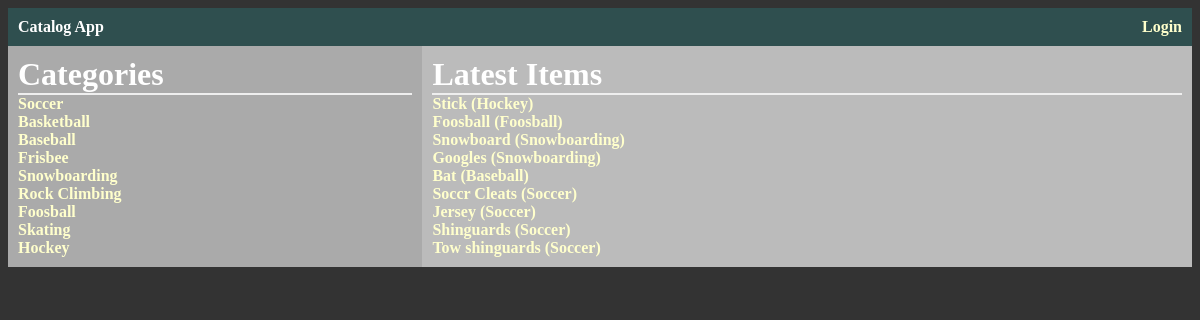
/catalog, run on the app's committed database.
### database_setup.py (models this page shows, shortened)
class Category(Base):
    __tablename__ = 'category'
    id = Column(Integer, primary_key=True)
    name = Column(String(250), nullable=False)
    user_id = Column(Integer, ForeignKey('user.id'))
    user = relationship(User)

class Item(Base):
    __tablename__ = 'item'
    id = Column(Integer, primary_key=True)
    title = Column(String(80), nullable=False)
    description = Column(String(250))
    cat_id = Column(Integer, ForeignKey('category.id'))
    category = relationship(Category)
    user_id = Column(Integer, ForeignKey('user.id'))
    user = relationship(User)

### application.py (the view)
@app.route('/')
@app.route('/catalog')
def home():
    if 'username' not in login_session:
        isLoggedIn = False
        user_create = 0
    else:
        isLoggedIn = True
        user_create = login_session['user_id']
    print(isLoggedIn)
    categories = session.query(Category).all()
    items = session.query(Item).order_by(Item.id.desc()).limit(10)
    latest_Item = []
    for l in items:
        one_cat = session.query(Category).filter_by(id=l.cat_id).one()
        item_output = {
            'id': l.id,
            'title': l.title,
            'cat_id': l.cat_id,
            'cat_name': one_cat.name,
        }
        latest_Item.append(item_output)
    return render_template('home.html', categories=categories,
                           items=latest_Item, isLoggedIn=isLoggedIn,
                           user_create=user_create)

### templates/home.html (shortened to what this page needs)
{% extends "main.html" %}
{% block content %}
	<div class="row">
		<div class="col-left" style="background-color:#aaa;">
			<h1> Categories </h1>
				{% for c in categories %}
					<div style="width:100%;">
						<div style="float:left; width:70%;">
							<h2>
								<a href='{{url_for('category_items', cat_name = c.name)}}' >{{c.name}} <a/>
							</h2>
						</div>
					</div>
				{% endfor %}
		</div>
		<div class="col-right" style="background-color:#bbb;">
			<h1> Latest Items </h1>
			{% for i in items %}
				<h2>
					<a href='{{url_for('category_items', cat_name = i.cat_name)}}' >{{i.title}} ({{ i.cat_name}}) <a/>
				</h2>
			{% endfor %}
		</div>
	</div>
{% endblock %}}

### templates/main.html (shortened to what this page needs)
<!DOCTYPE html>
<html lang="en">
	<head>
		<link rel=stylesheet type=text/css href="{{ url_for('static', filename='styles.css') }}">
	</head>
	<body>
	{% include "header.html" %}
		<div class="container">
		{% block content %}
		{% endblock %}
		</div>
</body>

### templates/header.html
<div style="width:100%; background-color:#2F4F4F ;">
  <div align="left" style="float:left; width:50%; background-color:#2F4F4F ; padding: 10px;">
        <a  href="{{ url_for('home') }}"> <h2> Catalog App </h2></a>
  </div>
  <div align="right" style="float:right; width:50%; background-color:#2F4F4F ;  padding: 10px;">
        <h2>
          {%if 'username' not in session %}
            <a href="{{url_for('showLogin')}}">Login</a>
          {% else %}
            <a href="{{url_for('gdisconnect')}}">Logout</a>
          {% endif %}
        </h2>
  </div>
</div>

### static/styles.css (style rules this page uses)
* { box-sizing: border-box; }
.row { width: 100%; }
.col-left { padding: 10px; float: left; width: 35%; }
.col-right { padding: 10px; float: right; width: 65%; }
body { font-family: sans-serif; background-color: #333333 }
h1, h2, h3, h4 { color: #ffffff; }
h1, h2 { font-family: 'georgia', serif; margin:0; }
h1 { border-bottom: 2px solid #eee; }
h2 { font-size: 1em; }
a { text-decoration: none; color: #ffffcc; font-size: 1 em; }

### data on the page
Category: name "Soccer", cat_name "Soccer" "Soccer" "Soccer" "Soccer"
Category: name "Basketball"
Category: name "Baseball", cat_name "Baseball"
Category: name "Frisbee"
Category: name "Snowboarding", cat_name "Snowboarding" "Snowboarding"
Category: name "Rock Climbing"
Category: name "Foosball", cat_name "Foosball"
Category: name "Skating"
Category: name "Hockey", cat_name "Hockey"
Item: title "Stick"
Item: title "Foosball"
Item: title "Snowboard"
Item: title "Googles"
Item: title "Bat"
Item: title "Soccr Cleats"
Item: title "Jersey"
Item: title "Shinguards"
Item: title "Tow shinguards"
